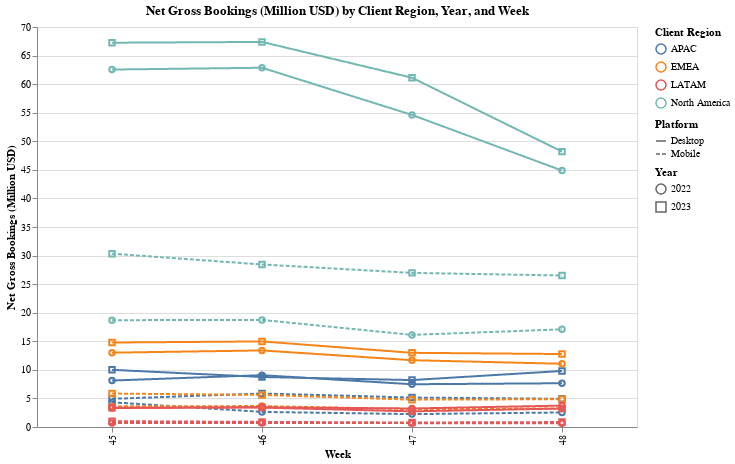

The cell this chart's notebook holds for it:
### Code cell
y_var = "net_gross_booking_usd"
y_var_name = "Net Gross Bookings (Million USD)"

# y_var = "net_orders"
# y_var_name = "Net Orders (thousands)"

# y_var = "avg_ticket"
# y_var_name = "Average Ticket (USD)"

# Define selection
selection = alt.selection_point(fields=['client_region'], bind='legend', empty=True)

# Define alpha transparency level and gray color code
alpha_transparency = 0.1
gray_color_code = "#666666"

# Modify the line chart to include selection
line_chart = alt.Chart(df_chart).mark_line().encode(
    x=alt.X("week:O", title="Week"),
    y=alt.Y(f"{y_var}:Q", title=y_var_name),
    color=alt.condition(selection,
                        alt.Color("client_region:N", title="Client Region"),
                        alt.value(gray_color_code)),
    strokeDash=alt.StrokeDash("mobile:N", title="Platform"),
    detail=alt.Detail("year:N"),
    opacity=alt.condition(selection, alt.value(1), alt.value(alpha_transparency))
)

# Modify the point chart to include selection
point_chart = alt.Chart(df_chart).mark_point().encode(
    x=alt.X("week:O", title="Week"),
    y=alt.Y(f"{y_var}:Q", title=y_var_name),
    color=alt.condition(selection,
                        alt.Color("client_region:N", title="Client Region"),
                        alt.value(gray_color_code)),
    shape=alt.Shape("year:N", title="Year"),
    opacity=alt.condition(selection, alt.value(1), alt.value(alpha_transparency)),
    tooltip=[
        alt.Tooltip("client_region:N", title="Client Region"),
        alt.Tooltip("mobile:N", title="Platform"),
        alt.Tooltip("year:N", title="Year"),
        alt.Tooltip("week:O", title="Week"),
        alt.Tooltip(f"{y_var}:Q", title=y_var_name).format(",.2f")
    ]
)

# Add selection to the layered chart
layered_chart = alt.layer(line_chart, point_chart).resolve_scale(
    shape='independent',
    strokeDash='independent'
).add_params(
    selection
).properties(
    title=f"{y_var_name} by Client Region, Year, and Week",
    width=600,
    height=400
).interactive()

layered_chart

### Figure 1 — Vega-Lite specification as saved in the notebook (floating-point values rounded to 4 significant figures)
{"config": {"view": {"continuousWidth": 300, "continuousHeight": 300}}, "layer": [{"mark": {"type": "line"}, "encoding": {"color": {"condition": {"param": "param_1", "empty": true, "field": "client_region", "title": "Client Region", "type": "nominal"}, "value": "#666666"}, "detail": {"field": "year", "type": "nominal"}, "opacity": {"condition": {"param": "param_1", "value": 1, "empty": true}, "value": 0.1}, "strokeDash": {"field": "mobile", "title": "Platform", "type": "nominal"}, "x": {"field": "week", "title": "Week", "type": "ordinal"}, "y": {"field": "net_gross_booking_usd", "title": "Net Gross Bookings (Million USD)", "type": "quantitative"}}, "name": "view_1"}, {"mark": {"type": "point"}, "encoding": {"color": {"condition": {"param": "param_1", "empty": true, "field": "client_region", "title": "Client Region", "type": "nominal"}, "value": "#666666"}, "opacity": {"condition": {"param": "param_1", "value": 1, "empty": true}, "value": 0.1}, "shape": {"field": "year", "title": "Year", "type": "nominal"}, "tooltip": [{"field": "client_region", "title": "Client Region", "type": "nominal"}, {"field": "mobile", "title": "Platform", "type": "nominal"}, {"field": "year", "title": "Year", "type": "nominal"}, {"field": "week", "title": "Week", "type": "ordinal"}, {"field": "net_gross_booking_usd", "format": ",.2f", "title": "Net Gross Bookings (Million USD)", "type": "quantitative"}], "x": {"field": "week", "title": "Week", "type": "ordinal"}, "y": {"field": "net_gross_booking_usd", "title": "Net Gross Bookings (Million USD)", "type": "quantitative"}}}], "data": {"name": "data-3f8290e6ab82f22adcf6aa9f95fb3a24"}, "height": 400, "params": [{"name": "param_1", "select": {"type": "point", "fields": ["client_region"]}, "bind": "legend", "views": ["view_1"]}, {"name": "param_2", "select": {"type": "interval", "encodings": ["x", "y"]}, "bind": "scales", "views": ["view_1"]}], "resolve": {"scale": {"shape": "independent", "strokeDash": "independent"}}, "title": "Net Gross Bookings (Million USD) by Client Region, Year, and Week", "width": 600, "$schema": "https://vega.github.io/schema/vega-lite/v5.16.3.json", "datasets": {"data-3f8290e6ab82f22adcf6aa9f95fb3a24": [{"client_region": "APAC", "year": 2022, "week": 45, "mobile": "Desktop", "net_gross_booking_usd": 8.13, "net_orders": 22.45, "avg_ticket": 362.1}, {"client_region": "APAC", "year": 2022, "week": 45, "mobile": "Mobile", "net_gross_booking_usd": 4.32, "net_orders": 8.756, "avg_ticket": 493.4}, {"client_region": "APAC", "year": 2022, "week": 46, "mobile": "Desktop", "net_gross_booking_usd": 9.068, "net_orders": 25.29, "avg_ticket": 358.5}, {"client_region": "APAC", "year": 2022, "week": 46, "mobile": "Mobile", "net_gross_booking_usd": 2.642, "net_orders": 9.81, "avg_ticket": 269.3}, {"client_region": "APAC", "year": 2022, "week": 47, "mobile": "Desktop", "net_gross_booking_usd": 7.483, "net_orders": 22.03, "avg_ticket": 339.6}, {"client_region": "APAC", "year": 2022, "week": 47, "mobile": "Mobile", "net_gross_booking_usd": 2.255, "net_orders": 8.747, "avg_ticket": 257.7}, {"client_region": "APAC", "year": 2022, "week": 48, "mobile": "Desktop", "net_gross_booking_usd": 7.657, "net_orders": 21.59, "avg_ticket": 354.7}, {"client_region": "APAC", "year": 2022, "week": 48, "mobile": "Mobile", "net_gross_booking_usd": 2.542, "net_orders": 9.549, "avg_ticket": 266.2}, {"client_region": "APAC", "year": 2023, "week": 45, "mobile": "Desktop", "net_gross_booking_usd": 10.0, "net_orders": 31.24, "avg_ticket": 320.3}, {"client_region": "APAC", "year": 2023, "week": 45, "mobile": "Mobile", "net_gross_booking_usd": 4.933, "net_orders": 20.72, "avg_ticket": 238.0}, {"client_region": "APAC", "year": 2023, "week": 46, "mobile": "Desktop", "net_gross_booking_usd": 8.75, "net_orders": 27.5, "avg_ticket": 318.2}, {"client_region": "APAC", "year": 2023, "week": 46, "mobile": "Mobile", "net_gross_booking_usd": 5.865, "net_orders": 24.43, "avg_ticket": 240.1}, {"client_region": "APAC", "year": 2023, "week": 47, "mobile": "Desktop", "net_gross_booking_usd": 8.214, "net_orders": 26.84, "avg_ticket": 306.0}, {"client_region": "APAC", "year": 2023, "week": 47, "mobile": "Mobile", "net_gross_booking_usd": 5.153, "net_orders": 22.42, "avg_ticket": 229.8}, {"client_region": "APAC", "year": 2023, "week": 48, "mobile": "Desktop", "net_gross_booking_usd": 9.807, "net_orders": 31.08, "avg_ticket": 315.5}, {"client_region": "APAC", "year": 2023, "week": 48, "mobile": "Mobile", "net_gross_booking_usd": 4.932, "net_orders": 21.75, "avg_ticket": 226.7}, {"client_region": "EMEA", "year": 2022, "week": 45, "mobile": "Desktop", "net_gross_booking_usd": 13.01, "net_orders": 35.43, "avg_ticket": 367.2}, {"client_region": "EMEA", "year": 2022, "week": 45, "mobile": "Mobile", "net_gross_booking_usd": 3.606, "net_orders": 12.12, "avg_ticket": 297.5}, {"client_region": "EMEA", "year": 2022, "week": 46, "mobile": "Desktop", "net_gross_booking_usd": 13.4, "net_orders": 38.15, "avg_ticket": 351.3}, {"client_region": "EMEA", "year": 2022, "week": 46, "mobile": "Mobile", "net_gross_booking_usd": 3.664, "net_orders": 13.27, "avg_ticket": 276.0}, {"client_region": "EMEA", "year": 2022, "week": 47, "mobile": "Desktop", "net_gross_booking_usd": 11.69, "net_orders": 33.92, "avg_ticket": 344.6}, {"client_region": "EMEA", "year": 2022, "week": 47, "mobile": "Mobile", "net_gross_booking_usd": 3.129, "net_orders": 11.55, "avg_ticket": 270.9}, {"client_region": "EMEA", "year": 2022, "week": 48, "mobile": "Desktop", "net_gross_booking_usd": 11.06, "net_orders": 32.52, "avg_ticket": 340.2}, {"client_region": "EMEA", "year": 2022, "week": 48, "mobile": "Mobile", "net_gross_booking_usd": 3.259, "net_orders": 11.86, "avg_ticket": 274.9}, {"client_region": "EMEA", "year": 2023, "week": 45, "mobile": "Desktop", "net_gross_booking_usd": 14.78, "net_orders": 46.37, "avg_ticket": 318.8}, {"client_region": "EMEA", "year": 2023, "week": 45, "mobile": "Mobile", "net_gross_booking_usd": 5.853, "net_orders": 22.58, "avg_ticket": 259.2}, {"client_region": "EMEA", "year": 2023, "week": 46, "mobile": "Desktop", "net_gross_booking_usd": 14.97, "net_orders": 45.59, "avg_ticket": 328.5}, {"client_region": "EMEA", "year": 2023, "week": 46, "mobile": "Mobile", "net_gross_booking_usd": 5.617, "net_orders": 21.67, "avg_ticket": 259.2}, {"client_region": "EMEA", "year": 2023, "week": 47, "mobile": "Desktop", "net_gross_booking_usd": 12.98, "net_orders": 41.63, "avg_ticket": 311.8}, {"client_region": "EMEA", "year": 2023, "week": 47, "mobile": "Mobile", "net_gross_booking_usd": 4.787, "net_orders": 19.95, "avg_ticket": 239.9}, {"client_region": "EMEA", "year": 2023, "week": 48, "mobile": "Desktop", "net_gross_booking_usd": 12.77, "net_orders": 41.35, "avg_ticket": 308.8}, {"client_region": "EMEA", "year": 2023, "week": 48, "mobile": "Mobile", "net_gross_booking_usd": 4.864, "net_orders": 20.49, "avg_ticket": 237.4}, {"client_region": "LATAM", "year": 2022, "week": 45, "mobile": "Desktop", "net_gross_booking_usd": 3.329, "net_orders": 7.293, "avg_ticket": 456.4}, {"client_region": "LATAM", "year": 2022, "week": 45, "mobile": "Mobile", "net_gross_booking_usd": 0.6942, "net_orders": 1.751, "avg_ticket": 396.5}, {"client_region": "LATAM", "year": 2022, "week": 46, "mobile": "Desktop", "net_gross_booking_usd": 3.457, "net_orders": 7.663, "avg_ticket": 451.1}, {"client_region": "LATAM", "year": 2022, "week": 46, "mobile": "Mobile", "net_gross_booking_usd": 0.7183, "net_orders": 1.774, "avg_ticket": 404.9}, {"client_region": "LATAM", "year": 2022, "week": 47, "mobile": "Desktop", "net_gross_booking_usd": 3.241, "net_orders": 7.144, "avg_ticket": 453.7}, {"client_region": "LATAM", "year": 2022, "week": 47, "mobile": "Mobile", "net_gross_booking_usd": 0.6778, "net_orders": 1.733, "avg_ticket": 391.1}, {"client_region": "LATAM", "year": 2022, "week": 48, "mobile": "Desktop", "net_gross_booking_usd": 3.743, "net_orders": 7.682, "avg_ticket": 487.3}, {"client_region": "LATAM", "year": 2022, "week": 48, "mobile": "Mobile", "net_gross_booking_usd": 0.6428, "net_orders": 1.625, "avg_ticket": 395.5}, {"client_region": "LATAM", "year": 2023, "week": 45, "mobile": "Desktop", "net_gross_booking_usd": 3.385, "net_orders": 10.95, "avg_ticket": 309.1}, {"client_region": "LATAM", "year": 2023, "week": 45, "mobile": "Mobile", "net_gross_booking_usd": 1.013, "net_orders": 3.923, "avg_ticket": 258.2}, {"client_region": "LATAM", "year": 2023, "week": 46, "mobile": "Desktop", "net_gross_booking_usd": 3.399, "net_orders": 11.34, "avg_ticket": 299.6}, {"client_region": "LATAM", "year": 2023, "week": 46, "mobile": "Mobile", "net_gross_booking_usd": 0.894, "net_orders": 3.786, "avg_ticket": 236.1}, {"client_region": "LATAM", "year": 2023, "week": 47, "mobile": "Desktop", "net_gross_booking_usd": 2.74, "net_orders": 9.126, "avg_ticket": 300.2}, {"client_region": "LATAM", "year": 2023, "week": 47, "mobile": "Mobile", "net_gross_booking_usd": 0.7864, "net_orders": 3.258, "avg_ticket": 241.4}, {"client_region": "LATAM", "year": 2023, "week": 48, "mobile": "Desktop", "net_gross_booking_usd": 3.235, "net_orders": 10.13, "avg_ticket": 319.3}, {"client_region": "LATAM", "year": 2023, "week": 48, "mobile": "Mobile", "net_gross_booking_usd": 0.8632, "net_orders": 3.432, "avg_ticket": 251.5}, {"client_region": "North America", "year": 2022, "week": 45, "mobile": "Desktop", "net_gross_booking_usd": 62.55, "net_orders": 221.0, "avg_ticket": 283.1}, {"client_region": "North America", "year": 2022, "week": 45, "mobile": "Mobile", "net_gross_booking_usd": 18.69, "net_orders": 95.4, "avg_ticket": 195.9}, {"client_region": "North America", "year": 2022, "week": 46, "mobile": "Desktop", "net_gross_booking_usd": 62.87, "net_orders": 220.6, "avg_ticket": 284.9}, {"client_region": "North America", "year": 2022, "week": 46, "mobile": "Mobile", "net_gross_booking_usd": 18.74, "net_orders": 96.52, "avg_ticket": 194.2}, {"client_region": "North America", "year": 2022, "week": 47, "mobile": "Desktop", "net_gross_booking_usd": 54.62, "net_orders": 197.7, "avg_ticket": 276.3}, {"client_region": "North America", "year": 2022, "week": 47, "mobile": "Mobile", "net_gross_booking_usd": 16.12, "net_orders": 90.72, "avg_ticket": 177.7}, {"client_region": "North America", "year": 2022, "week": 48, "mobile": "Desktop", "net_gross_booking_usd": 44.88, "net_orders": 164.9, "avg_ticket": 272.1}, {"client_region": "North America", "year": 2022, "week": 48, "mobile": "Mobile", "net_gross_booking_usd": 17.09, "net_orders": 94.91, "avg_ticket": 180.0}, {"client_region": "North America", "year": 2023, "week": 45, "mobile": "Desktop", "net_gross_booking_usd": 67.25, "net_orders": 235.0, "avg_ticket": 286.2}, {"client_region": "North America", "year": 2023, "week": 45, "mobile": "Mobile", "net_gross_booking_usd": 30.33, "net_orders": 152.9, "avg_ticket": 198.4}, {"client_region": "North America", "year": 2023, "week": 46, "mobile": "Desktop", "net_gross_booking_usd": 67.39, "net_orders": 237.9, "avg_ticket": 283.2}, {"client_region": "North America", "year": 2023, "week": 46, "mobile": "Mobile", "net_gross_booking_usd": 28.44, "net_orders": 147.1, "avg_ticket": 193.4}, {"client_region": "North America", "year": 2023, "week": 47, "mobile": "Desktop", "net_gross_booking_usd": 61.12, "net_orders": 228.0, "avg_ticket": 268.0}, {"client_region": "North America", "year": 2023, "week": 47, "mobile": "Mobile", "net_gross_booking_usd": 26.97, "net_orders": 149.6, "avg_ticket": 180.3}, {"client_region": "North America", "year": 2023, "week": 48, "mobile": "Desktop", "net_gross_booking_usd": 48.19, "net_orders": 176.5, "avg_ticket": 273.1}, {"client_region": "North America", "year": 2023, "week": 48, "mobile": "Mobile", "net_gross_booking_usd": 26.51, "net_orders": 147.1, "avg_ticket": 180.3}]}}
